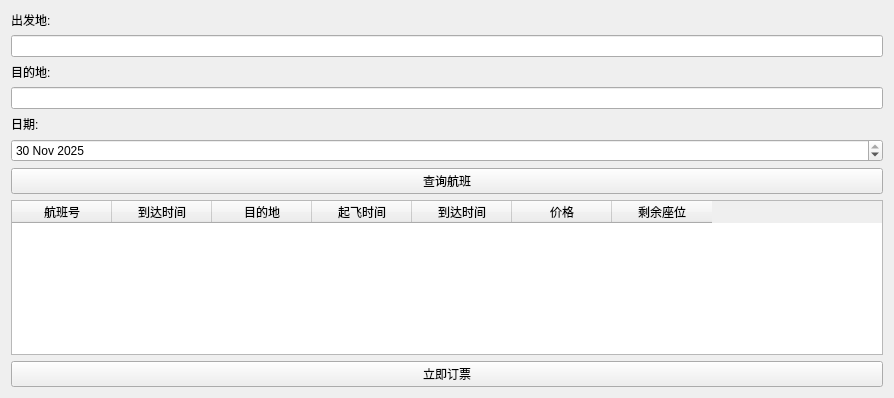
<?xml version="1.0" encoding="UTF-8"?>
<ui version="4.0">
 <class>FlightSearchWindow</class>
 <widget class="QWidget" name="FlightSearchWindow">
  <property name="geometry">
   <rect>
    <x>0</x>
    <y>0</y>
    <width>894</width>
    <height>398</height>
   </rect>
  </property>
  <property name="windowTitle">
   <string>航班查询</string>
  </property>
  <layout class="QVBoxLayout" name="verticalLayout">
   <item>
    <widget class="QLabel" name="labelDeparture">
     <property name="text">
      <string>出发地:</string>
     </property>
    </widget>
   </item>
   <item>
    <widget class="QLineEdit" name="lineEditDeparture"/>
   </item>
   <item>
    <widget class="QLabel" name="labelDestination">
     <property name="text">
      <string>目的地:</string>
     </property>
    </widget>
   </item>
   <item>
    <widget class="QLineEdit" name="lineEditDestination"/>
   </item>
   <item>
    <widget class="QLabel" name="labelDate">
     <property name="text">
      <string>日期:</string>
     </property>
    </widget>
   </item>
   <item>
    <widget class="QDateEdit" name="dateEdit">
     <property name="dateTime">
      <datetime>
       <hour>0</hour>
       <minute>0</minute>
       <second>0</second>
       <year>2025</year>
       <month>11</month>
       <day>30</day>
      </datetime>
     </property>
    </widget>
   </item>
   <item>
    <widget class="QPushButton" name="pushButtonSearch">
     <property name="text">
      <string>查询航班</string>
     </property>
    </widget>
   </item>
   <item>
    <widget class="QTableWidget" name="tableWidgetResults">
     <column>
      <property name="text">
       <string>航班号</string>
      </property>
     </column>
     <column>
      <property name="text">
       <string>到达时间</string>
      </property>
     </column>
     <column>
      <property name="text">
       <string>目的地</string>
      </property>
     </column>
     <column>
      <property name="text">
       <string>起飞时间</string>
      </property>
     </column>
     <column>
      <property name="text">
       <string>到达时间</string>
      </property>
     </column>
     <column>
      <property name="text">
       <string>价格</string>
      </property>
     </column>
     <column>
      <property name="text">
       <string>剩余座位</string>
      </property>
     </column>
    </widget>
   </item>
   <item>
    <widget class="QPushButton" name="pushButton">
     <property name="text">
      <string>立即订票</string>
     </property>
    </widget>
   </item>
  </layout>
 </widget>
 <resources/>
 <connections/>
</ui>
